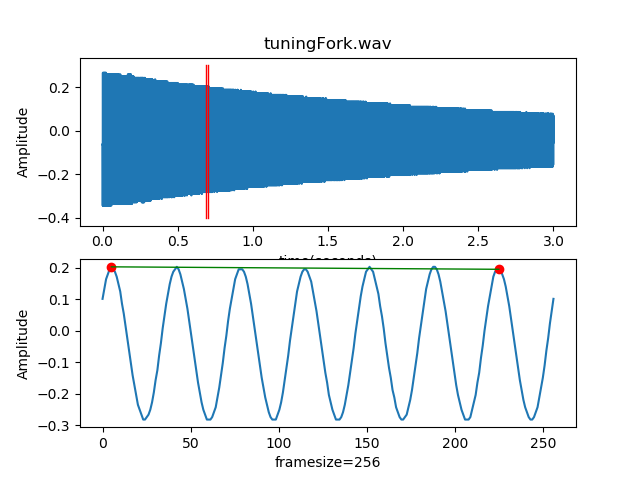

Reproduce this figure in Python.
import numpy as np
import scipy.io.wavfile as wav
import matplotlib.pyplot as plt

rate, signal = wav.read("tuningFork.wav")
Sigsize = np.size(signal)
time = np.linspace(0, Sigsize, Sigsize) / rate
normal = [(p-2**7)/2**7 for p in signal]
sample = normal[11000:11256]
plt.subplot(2, 1, 1)
plt.plot(time, normal)
plt.plot([11000/rate, 11000/rate], [0.3, -0.4], 'r', lw=1)
plt.plot([11256/rate, 11256/rate], [0.3, -0.4], 'r', lw=1)
plt.title("tuningFork.wav")
plt.xlabel("time(seconds)")
plt.ylabel("Amplitude")
plt.subplot(2, 1, 2)
plt.plot(np.linspace(0, 256, 256), sample)
plt.plot(5, sample[5], 'r', marker='o')
plt.plot(225, sample[225], 'r', marker='o')
plt.plot([5, 225], [sample[5], sample[225]], 'g', lw=1)
plt.xlabel("framesize=256")
plt.ylabel("Amplitude")
plt.savefig('HW05-1b.png')
plt.show()

